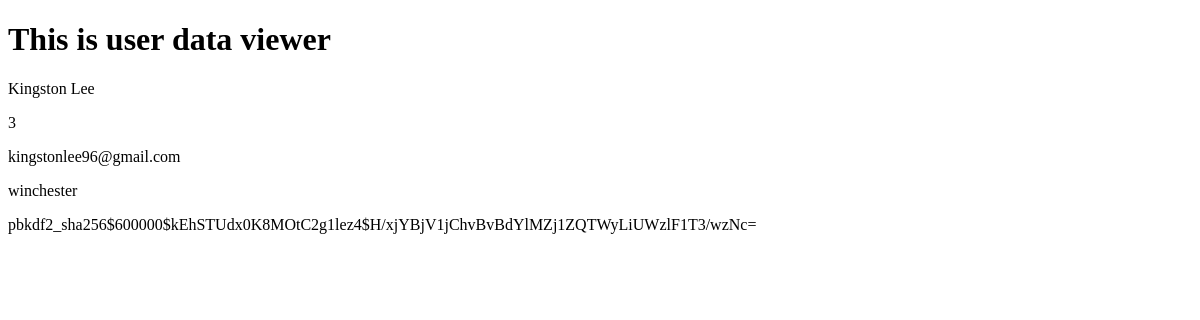
/userDataViewer, run on an earlier commit of the app's database.
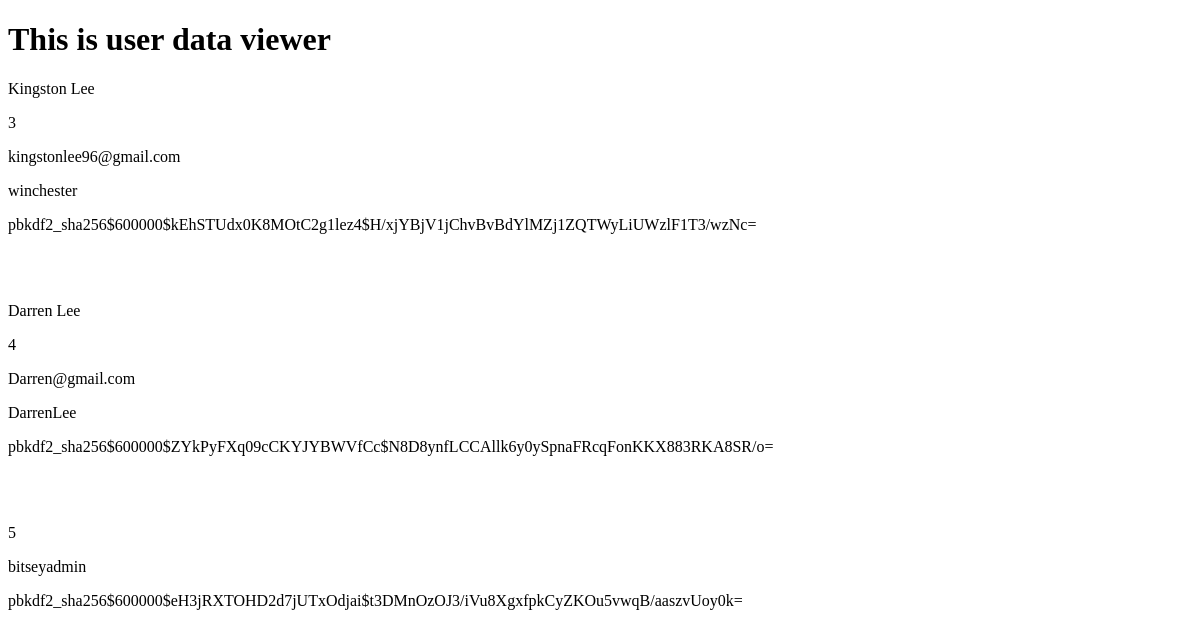
And on a later commit of the database.
### user/models.py (models this page shows)
class User(AbstractUser):
    firstName = models.CharField(max_length=20)
    lastName = models.CharField(max_length=20)
    def __str__(self):
            return (self.firstName + " " + self.lastName)

### user/views.py (the view)
# urls.py: path('userDataViewer', userviews.userDataViewer),
def userDataViewer(request):
    users = User.objects.all()
    return render(request, 'dataviewer.html', {'users': users})

### user/templates/dataviewer.html (shortened to what this page needs)
<!DOCTYPE html>
<html lang="en">
<head>
</head>
<body>
    <h1>This is user data viewer</h1>
    {% for user in users%}
        <p>{{user}}</p>
        <p>{{user.id}}</p>
        <p>{{user.email}}</p>
        <p>{{user.username}}</p>
        <p>{{user.password}}</p>
        <br>
        <br>
    {% endfor %}
</body>
</html>

What changed in the data, as far as the page shows it:
added User: firstName+lastName "Darren Lee", id "4", email "Darren@gmail.com", username "DarrenLee", password "pbkdf2_sha256$600000$ZYkPyFXq09cCKYJYBWVfCc$N8D8ynfLCCAllk6y0ySpnaFRcqFonKKX883RKA8SR/o="
added User: id "5", username "bitseyadmin", password "pbkdf2_sha256$600000$eH3jRXTOHD2d7jUTxOdjai$t3DMnOzOJ3/iVu8XgxfpkCyZKOu5vwqB/aaszvUoy0k="
